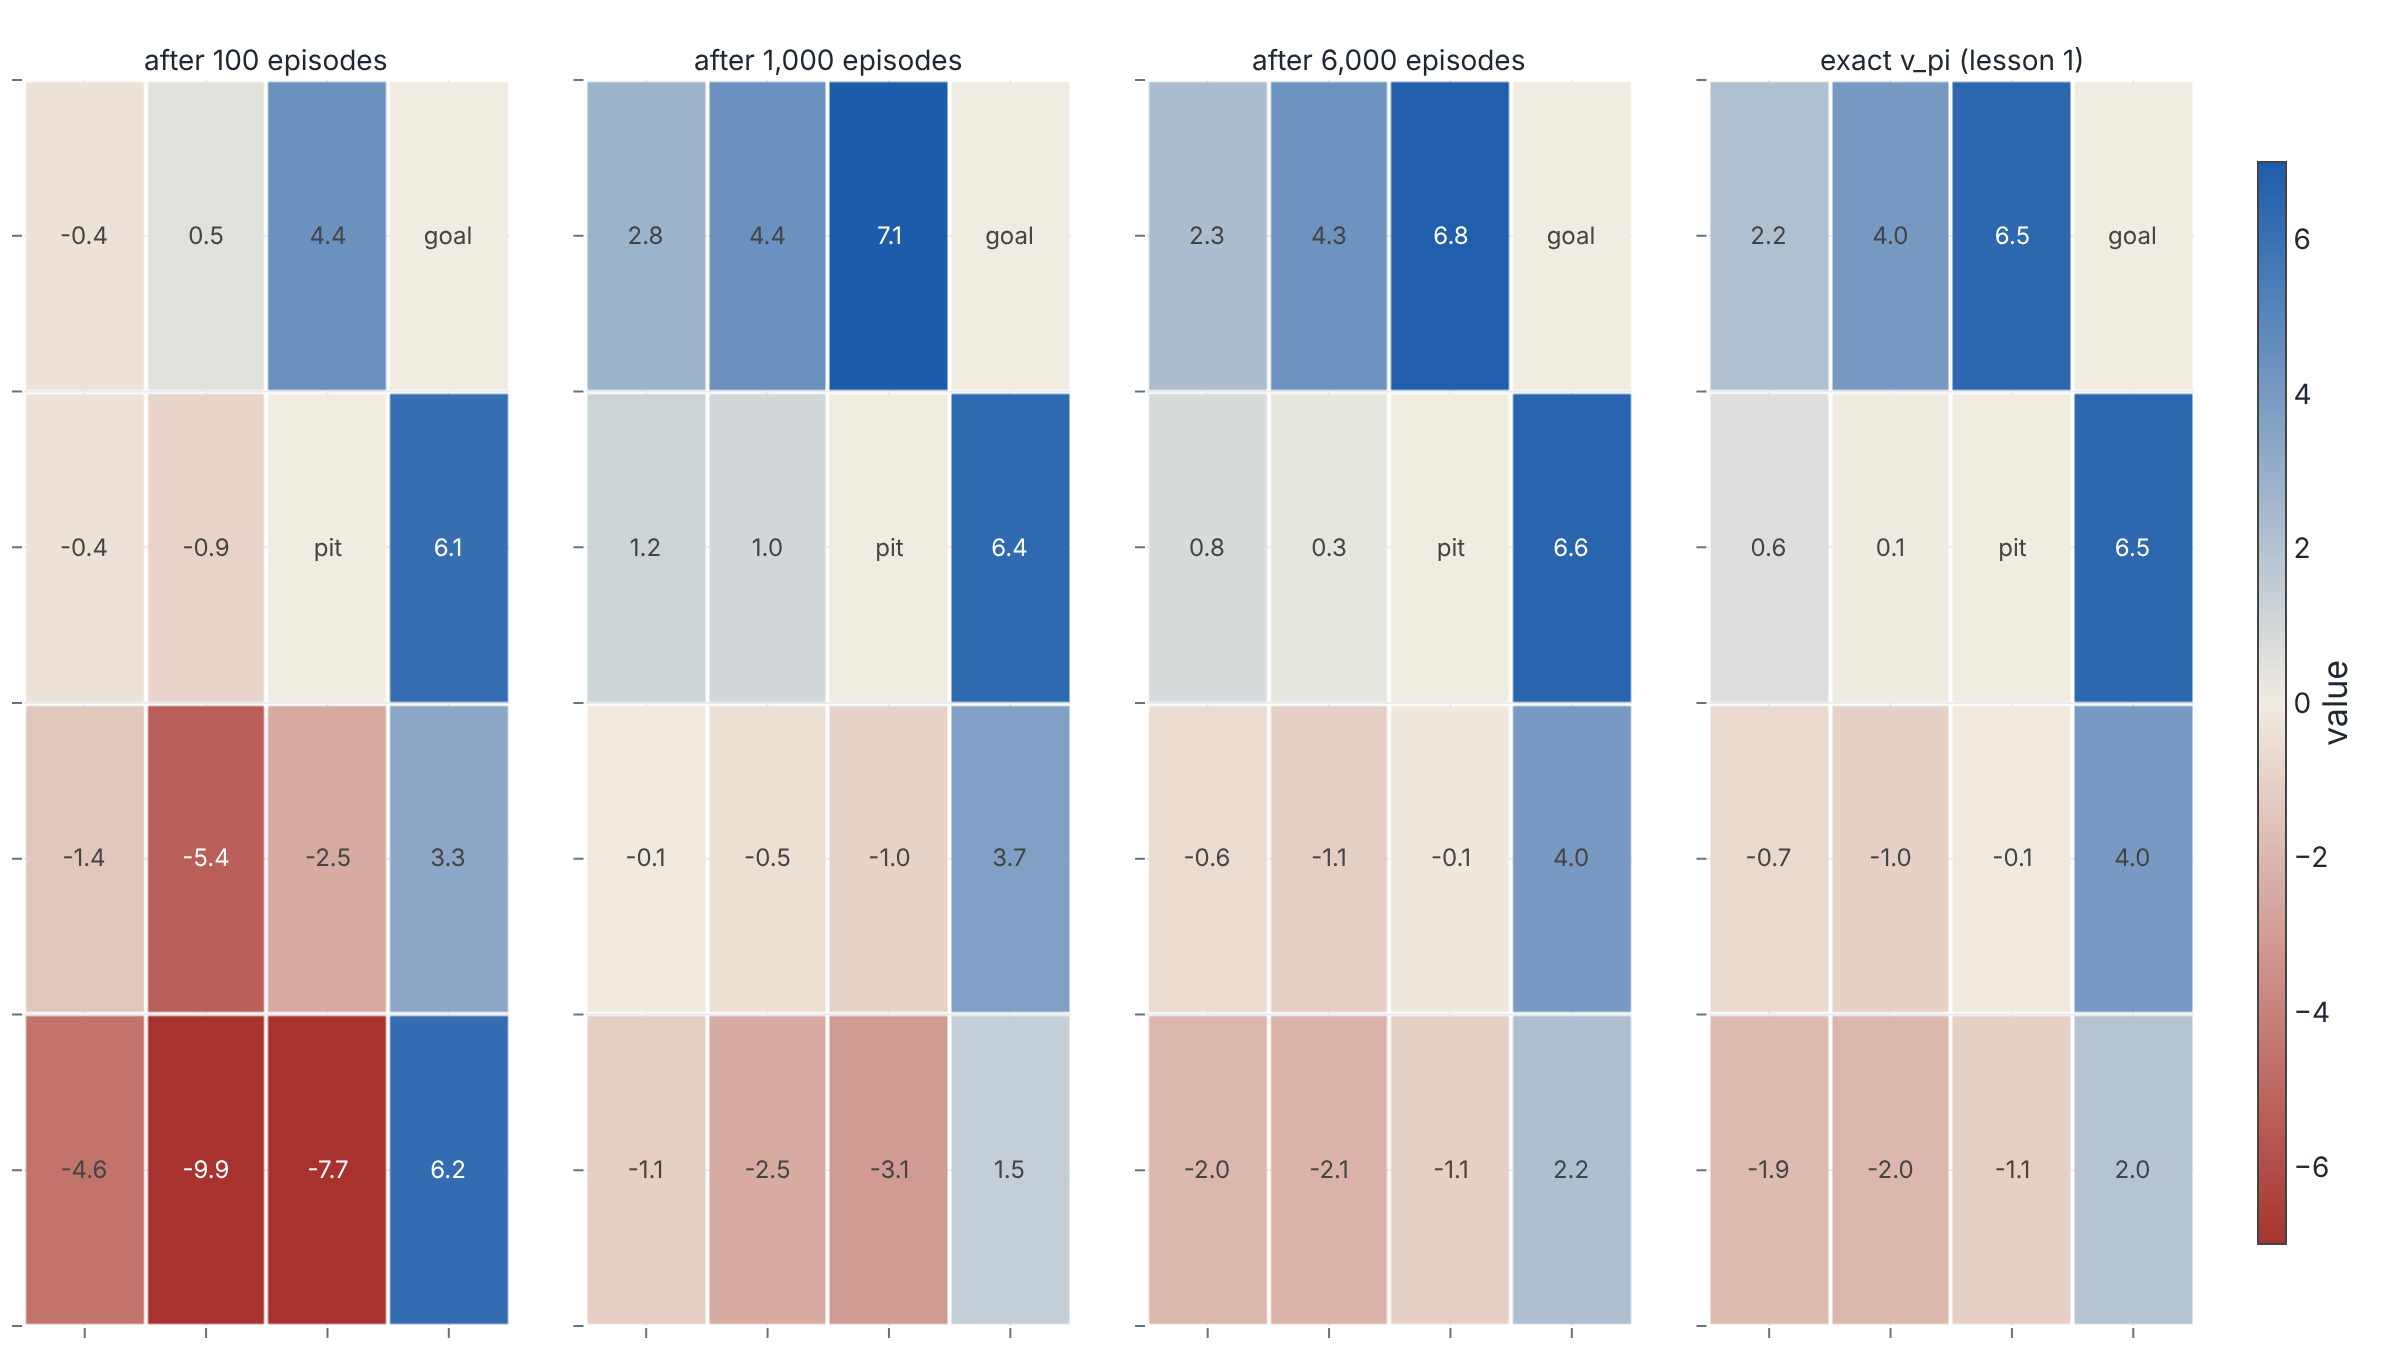

Reproduce this figure in Python.
"""What first-visit Monte Carlo learned: the estimated value grid over episodes.

One run (seed 0) on lesson 1's grid (slip 0.2, gamma 0.9) with the model hidden.
Each panel is the first-visit MC estimate V(s) after a given number of episodes,
laid out on the 4x4 grid (cell 0 top-left, cell 15 bottom-right); the last panel
is lesson 1's exact v_pi. The numbers are the printed output of samples.py
(uv run samples.py, "heatmap panels (seed 0)" and "exact"):

V @ 100   : -0.39  0.50  4.39 goal / -0.36 -0.89  pit  6.12
            -1.41 -5.36 -2.46 3.33 / -4.56 -9.88 -7.73 6.20
V @ 1000  :  2.78  4.44  7.12 goal /  1.19  1.01  pit  6.39
            -0.13 -0.47 -0.99 3.68 / -1.13 -2.45 -3.10 1.48
V @ 6000  :  2.29  4.31  6.83 goal /  0.81  0.35  pit  6.56
            -0.61 -1.15 -0.14 3.97 / -2.02 -2.14 -1.07 2.20
exact v_pi:  2.16  4.04  6.48 goal /  0.61  0.06  pit  6.48
            -0.72 -1.03 -0.10 4.02 / -1.86 -2.01 -1.08 1.98

At 100 episodes the estimate is far off and noisy (cell 13 reads -9.88); by
6,000 it has settled onto lesson 1's grid, with cell 13 at -2.14 against the
exact -2.01.
"""

from plotly.subplots import make_subplots
import plotly.graph_objects as go

GOAL, PIT = 3, 6
panels = [
    ("after 100 episodes",
     [-0.39, 0.50, 4.39, 0.0, -0.36, -0.89, 0.0, 6.12,
      -1.41, -5.36, -2.46, 3.33, -4.56, -9.88, -7.73, 6.20]),
    ("after 1,000 episodes",
     [2.78, 4.44, 7.12, 0.0, 1.19, 1.01, 0.0, 6.39,
      -0.13, -0.47, -0.99, 3.68, -1.13, -2.45, -3.10, 1.48]),
    ("after 6,000 episodes",
     [2.29, 4.31, 6.83, 0.0, 0.81, 0.35, 0.0, 6.56,
      -0.61, -1.15, -0.14, 3.97, -2.02, -2.14, -1.07, 2.20]),
    ("exact v_pi (lesson 1)",
     [2.16, 4.04, 6.48, 0.0, 0.61, 0.06, 0.0, 6.48,
      -0.72, -1.03, -0.10, 4.02, -1.86, -2.01, -1.08, 1.98]),
]

fig = make_subplots(rows=1, cols=4, horizontal_spacing=0.035,
                    subplot_titles=[title for title, _ in panels])

for i, (_title, flat) in enumerate(panels, start=1):
    z = [flat[4 * r:4 * r + 4] for r in range(4)]
    text = [["" for _ in range(4)] for _ in range(4)]
    for s in range(16):
        r, c = s // 4, s % 4
        if s == GOAL:
            text[r][c] = "goal"
        elif s == PIT:
            text[r][c] = "pit"
        else:
            text[r][c] = f"{flat[s]:.1f}"
    fig.add_trace(
        go.Heatmap(
            z=z, text=text, texttemplate="%{text}",
            textfont={"size": 12}, coloraxis="coloraxis",
            xgap=2, ygap=2, hoverinfo="skip",
        ),
        row=1, col=i,
    )
    fig.update_yaxes(autorange="reversed", showticklabels=False, row=1, col=i)
    fig.update_xaxes(showticklabels=False, row=1, col=i)

fig.update_layout(
    coloraxis={
        "colorscale": [[0.0, "#a8332e"], [0.5, "#f1ece1"], [1.0, "#1c5cab"]],
        "cmin": -7, "cmid": 0, "cmax": 7,
        "colorbar": {"title": {"text": "value", "side": "right"},
                     "thickness": 14, "len": 0.9},
    },
    margin={"t": 40, "r": 24, "b": 12, "l": 12},
)
fig.update_annotations(font_size=14)
